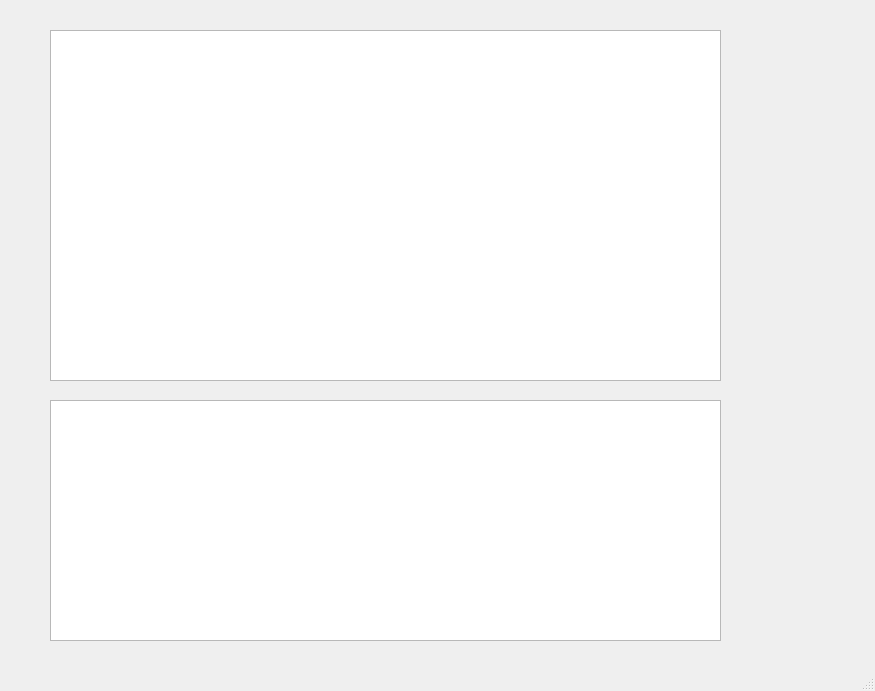
<?xml version="1.0" encoding="UTF-8"?>
<ui version="4.0">
 <class>MainWindow</class>
 <widget class="QMainWindow" name="MainWindow">
  <property name="geometry">
   <rect>
    <x>0</x>
    <y>0</y>
    <width>875</width>
    <height>691</height>
   </rect>
  </property>
  <property name="windowTitle">
   <string>MainWindow</string>
  </property>
  <widget class="QWidget" name="centralwidget">
   <widget class="QListView" name="listView">
    <property name="geometry">
     <rect>
      <x>50</x>
      <y>30</y>
      <width>671</width>
      <height>351</height>
     </rect>
    </property>
   </widget>
   <widget class="QPlainTextEdit" name="plainTextEdit">
    <property name="geometry">
     <rect>
      <x>50</x>
      <y>400</y>
      <width>671</width>
      <height>241</height>
     </rect>
    </property>
    <property name="readOnly">
     <bool>true</bool>
    </property>
   </widget>
  </widget>
  <widget class="QMenuBar" name="menubar">
   <property name="geometry">
    <rect>
     <x>0</x>
     <y>0</y>
     <width>875</width>
     <height>19</height>
    </rect>
   </property>
  </widget>
  <widget class="QStatusBar" name="statusbar"/>
 </widget>
 <resources/>
 <connections/>
</ui>
